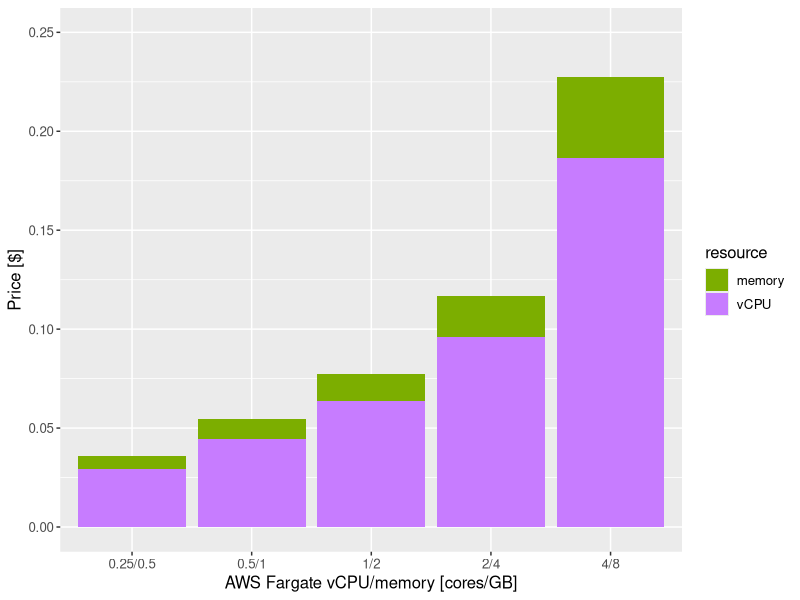
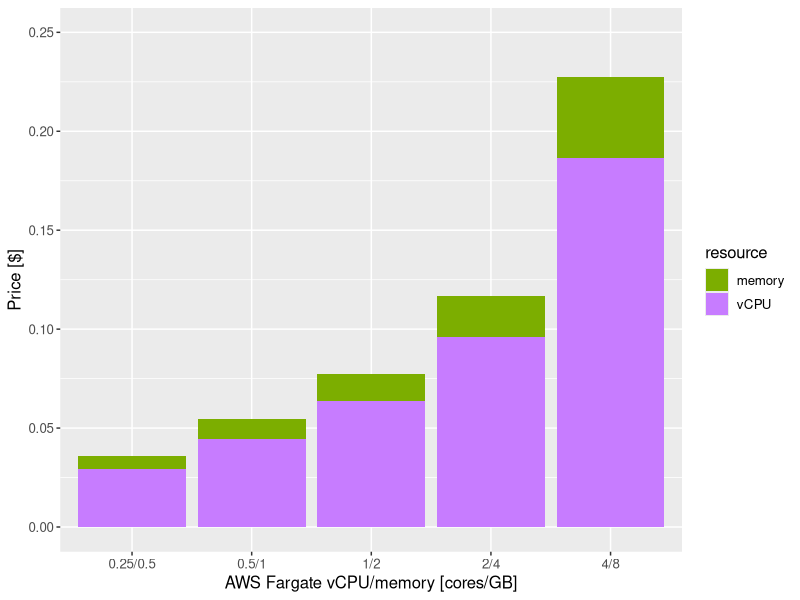

Source code (R) for these figures, in order:
library('ggplot2')

values = c(c(0.029423,0.006461),c(0.044612,0.009797),c(0.063542,0.013954),c(0.095825,0.021044),c(0.186477,0.040953))

service=c(rep("0.25/0.5", 2),rep("0.5/1", 2),rep("1/2", 2),rep("2/4", 2), rep("4/8", 2))
resource=rep(c("vCPU", "memory"),5)
data=data.frame(service,resource,values)

ggplot(data, aes(fill=resource, y=values, x=service)) + geom_bar(stat="identity") + ylab("Price [$]") + 
ylim(0, 0.25) + xlab("AWS Fargate vCPU/memory [cores/GB]") + theme (text = element_text(size=12)) +
scale_fill_manual("resource", values = c("vCPU" = "#C77CFF", "memory" = "#7CAE00"))
ggsave(paste("vina_fargate_price.pdf"), width = 12, height = 9, units = "cm")

